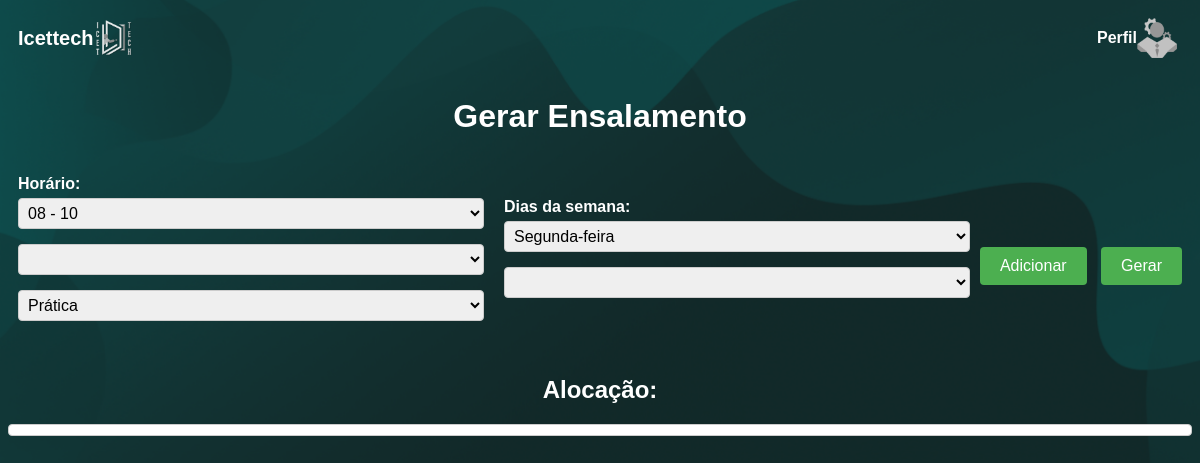
Page /gerarensalamento/ on the earlier database version.
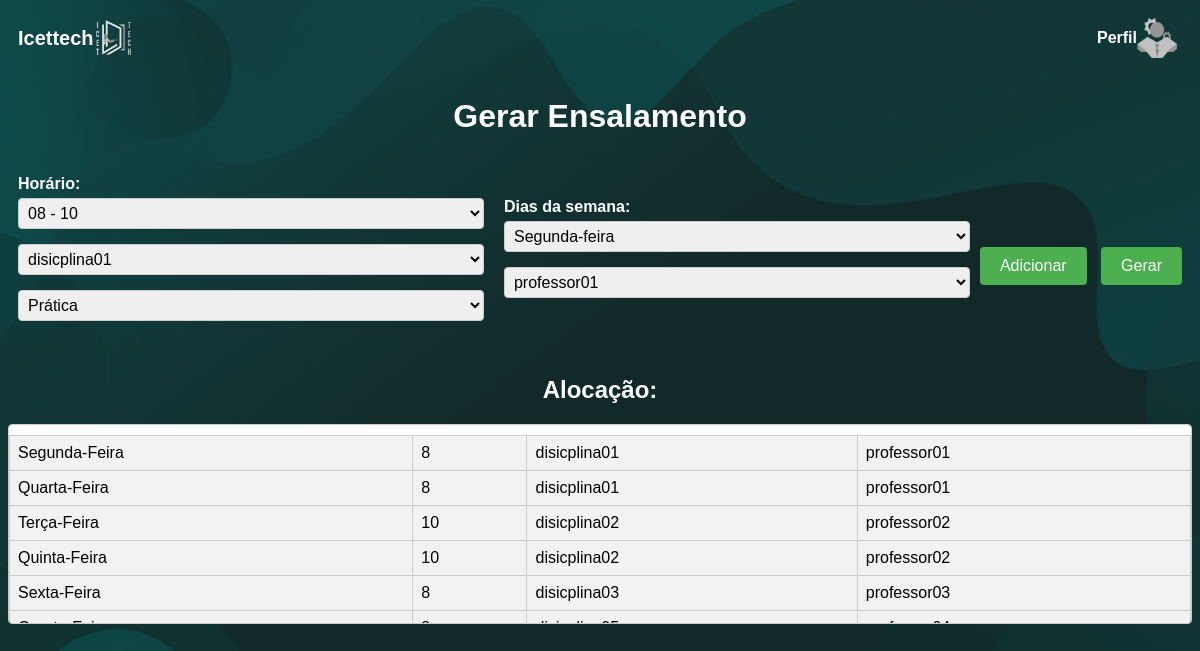
Same page on the later database version.
### Alocacao/models.py (models this page shows, shortened)
class Alocacao(models.Model):
    id_alocacao = models.AutoField(primary_key=True)
    dia_semana = models.CharField(max_length=15)
    horario_alocacao = models.IntegerField()
    tipo_alocacao = models.CharField(max_length=15)
    disciplina = models.ForeignKey(Disciplina,on_delete=models.CASCADE)
    espaco_fisico = models.ForeignKey(EspacoFisico, on_delete=models.CASCADE)
    professor = models.ForeignKey(Professor, on_delete=models.CASCADE)

### Disciplina/models.py (models this page shows, shortened)
class Disciplina(models.Model):
    id_disciplina = models.AutoField(primary_key=True)
    codigo = models.CharField(max_length=6)
    nome_disciplina = models.CharField(max_length=20)
    periodo_disciplina = models.IntegerField()
    tipo_disciplina = models.PositiveBigIntegerField()
    grade = models.ForeignKey(Grade, on_delete=models.CASCADE)

### Professor/models.py (models this page shows, shortened)
class Professor(models.Model):
    id_professor = models.AutoField(primary_key=True)
    nome_professor = models.CharField(max_length=60)
    email_professor = models.EmailField()
    senha_professor = models.CharField(max_length=20)
    siape_professor = models.CharField(max_length=7)
    area_atuacao_professor = models.CharField(max_length=15)
    comorbidade = models.BooleanField()
    estado_professor = models.BooleanField()

### Administrador/views.py (the view)
# urls.py: path('gerarensalamento/', Gerarensalamentoview, name='gerarensalamento'),
def Gerarensalamentoview(request):
        disciplina = Disciplina.objects.all()
        professor = Professor.objects.all()
        alocacoes = Alocacao.objects.order_by('professor')
        if request.method == 'POST':
            horarios = request.POST['horario']
            disciplinas = request.POST['disciplina']
            tipos = request.POST['tipo']
            dias = request.POST['dia']
            professores = request.POST['professor']
            print(horarios,dias,disciplinas,professores,tipos)
            Alocacao.cadastrar_Alocacao(dia_semana=dias, horario_alocacao=horarios,
                                        disciplina=disciplinas, professor=professores, tipo= tipos)
            return render(request, 'gerar_ensalamento.html',
                          {'disciplina': disciplina, 'professor': professor, 'alocacoes': alocacoes})
        else:
            return render(request, 'gerar_ensalamento.html',
                          {'disciplina': disciplina, 'professor': professor, 'alocacoes':alocacoes})

### Administrador/templates/gerar_ensalamento.html (shortened to what this page needs)
{% load static %}
<!DOCTYPE html>
<html lang="en">
  <head>
    <link rel="stylesheet" href="{% static 'css/G_Ensalamento.css' %}" />
  </head>
  <body>
    <header class="header-container">
      <div class="header-left">
        <h3 class="nomeLogo">Icettech</h3>
        <img class="logo" src="{% static 'imagens/LogoicettechPB.png' %}" alt="Logo" />
      </div>
      <div class="header-right">
        <p>Perfil</p>
        <a class="perfil" href="{% url 'perfil' %}">
          <img
            class="perfil-icon"
            src="{% static 'imagens/iconeadministrador.png' %}"
            alt="Ícone Perfil"
          />
        </a>
      </div>
    </header>
    <h1>Gerar Ensalamento</h1>
    <section>
      <form>
        <div class="form-column">
          <div class="form-group">
            <label for="horario">Horário:</label>
            <select id="horario">
              <option value="08 - 10">08 - 10</option>
            </select>
          </div>
          <div class="form-group">
             <select id="disciplina">
            {% for disc in disciplina %}
               <option value="{{ disc.nome_disciplina }}">{{ disc.nome_disciplina }}</option>
            {% endfor %}
          </select>
          </div>
          <div class ="form-group">
            <select name="tipo" id="tipo">
              <option value="pratica">Prática</option>
            </select>
          </div>
        </div>
        <div class="form-column">
          <div class="form-group">
            <label for="dia">Dias da semana:</label>
            <select id="dia">
              <option value="Segunda-feira">Segunda-feira</option>
            </select>
          </div>
          <div class="form-group">
            <select id="professor">
            {% for prof in professor %}
              <option value="{{ prof.nome_professor }}">{{ prof.nome_professor }}</option>
            {% endfor %}
          </select>
          </div>
        </div>
        <div class="botões">
          <button class="adc" type="submit">
            Adicionar
          </button>
          <button class="enviar" type="button">
            Gerar
          </button>
        </div>
      </form>
      <div class="reservations">
        <h2>Alocação:</h2>
        <div class="table-container">
          <table id="tabelaEnsalamento">
            <tbody>{% for alocacao in alocacoes %}
                    <tr>
                        <td>{{ alocacao.dia_semana }}</td>
                        <td>{{ alocacao.horario_alocacao }}</td>
                        <td>{{ alocacao.disciplina.nome_disciplina }}</td>
                        <td>{{ alocacao.professor.nome_professor }}</td>
                    </tr>
              {% endfor %}</tbody>
          </table>
        </div>
      </div>
    </section>
  </body>
</html>

Differences in the rows shown:
added Alocacao: dia_semana "Segunda-Feira", horario_alocacao "8", disciplina.nome_disciplina "disicplina01", professor.nome_professor "professor01"
added Alocacao: dia_semana "Quarta-Feira", horario_alocacao "8", disciplina.nome_disciplina "disicplina01", professor.nome_professor "professor01"
added Alocacao: dia_semana "Terça-Feira", horario_alocacao "10", disciplina.nome_disciplina "disicplina02", professor.nome_professor "professor02"
added Alocacao: dia_semana "Quinta-Feira", horario_alocacao "10", disciplina.nome_disciplina "disicplina02", professor.nome_professor "professor02"
added Alocacao: dia_semana "Sexta-Feira", horario_alocacao "8", disciplina.nome_disciplina "disicplina03", professor.nome_professor "professor03"
Other differences:
form field value: (not shown) → "disicplina01"
form field value: (not shown) → "professor01"
